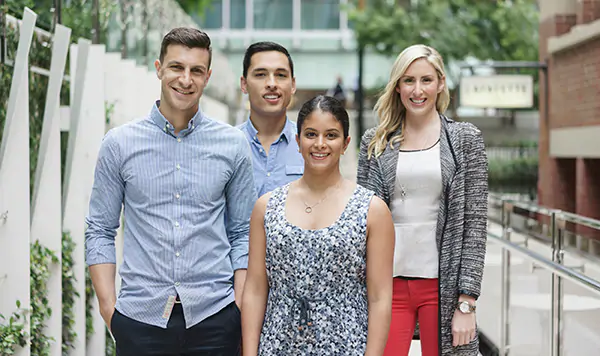
#> input picture Face Detection/people.jpg, 600 x 356 px
$ python W2_Project2_Face_Detect_Image.py
#> lines starting #> are read from the running program, lines starting #| are printed output that depends on the picture; after the words box and inside, x2 and y2 are one past the last pixel; in counts of white or black regions, pixels touching at a corner belong together
# -*- coding: utf-8 -*-
"""
Created on Fri Jun 26 23:03:32 2020

@author: idMoteb
"""

import cv2

# Load the cascade
face_cascade = cv2.CascadeClassifier('haarcascade_frontalface_default.xml')

# Read the input image
img = cv2.imread('people.jpg')
#> img is the input picture: shape (356, 600, 3); mean B, G, R 146.9, 151, 151.6

# Convert into grayscale
gray = cv2.cvtColor(img, cv2.COLOR_BGR2GRAY)
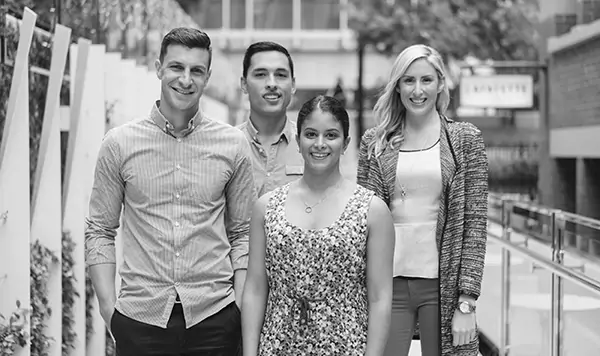
#> gray: shape (356, 600); min 0, max 255, mean 150.7

# Detect faces
faces = face_cascade.detectMultiScale(gray, 1.1, 4)
#> faces = [[391, 60, 54, 54], [241, 50, 61, 61], [292, 112, 58, 58], [154, 45, 64, 64]]

# Draw rectangle around the faces
for (x, y, w, h) in faces:
    cv2.rectangle(img, (x, y), (x + w, y + h), (255, 0, 0), 2)
#> this loop made 4 passes
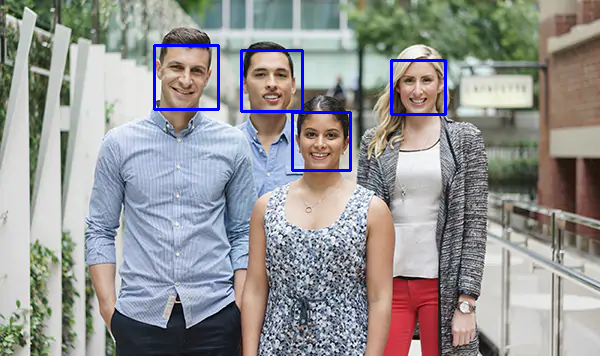
#> img: shape (356, 600, 3); 1.31% of pixels changed, all inside (x1, y1, x2, y2) = (153, 44, 447, 172)

# Display the output
cv2.imshow('img', img)
cv2.waitKey()

$ run again, with Face Detection/Face detection- image.JPG copied over Face Detection/people.jpg
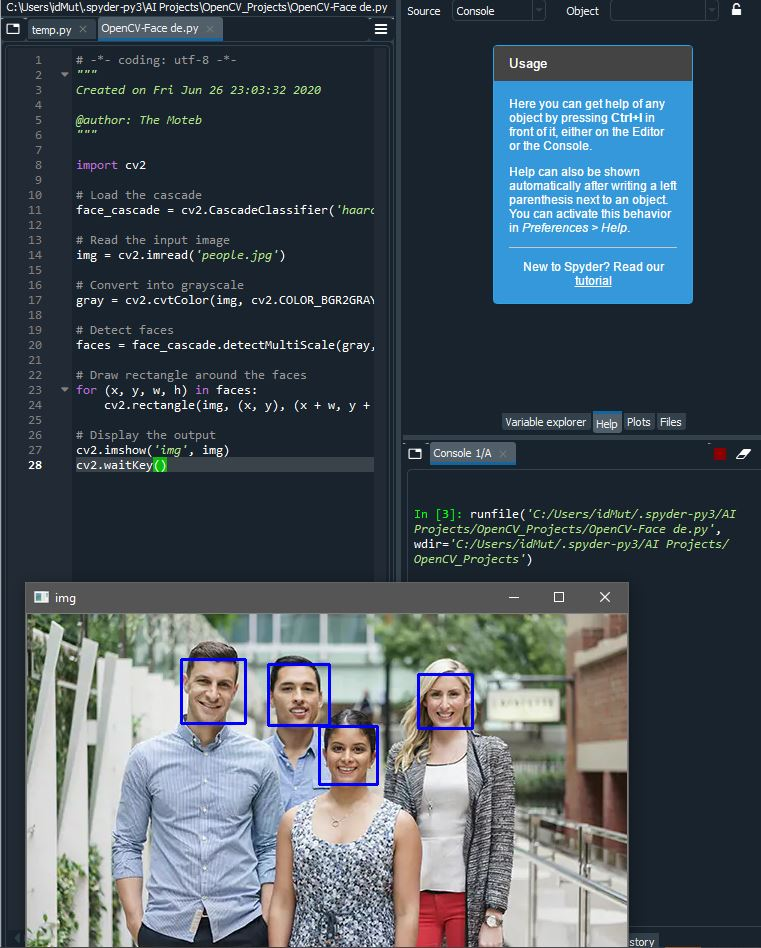
#> input picture Face Detection/Face detection- image.JPG, 761 x 948 px
#> img is the input picture: shape (948, 761, 3); mean B, G, R 91.1, 82.1, 70.4
#> `gray = cv2.cvtColor(img, cv2.COLOR_BGR2GRAY)`:
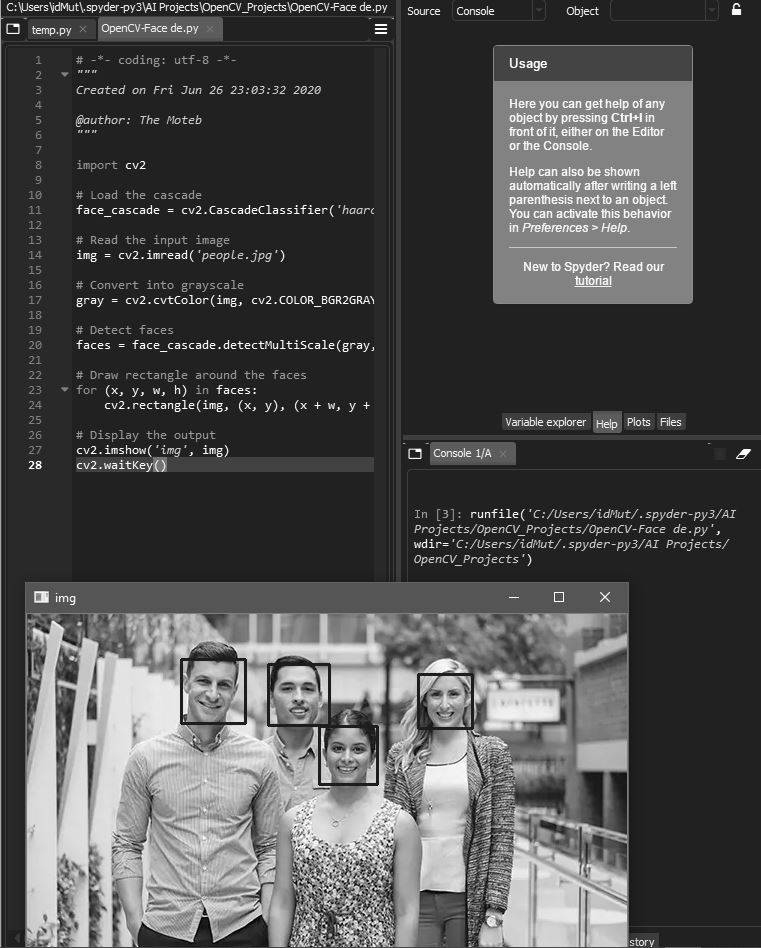
#> gray: shape (948, 761); min 0, max 255, mean 79.6
#> faces = [[268, 664, 60, 60], [417, 672, 56, 56], [320, 726, 56, 56], [183, 660, 61, 61]]
#> the loop `for (x, y, w, h) in faces:` made 4 passes
#> after the loop `for (x, y, w, h) in faces:`:
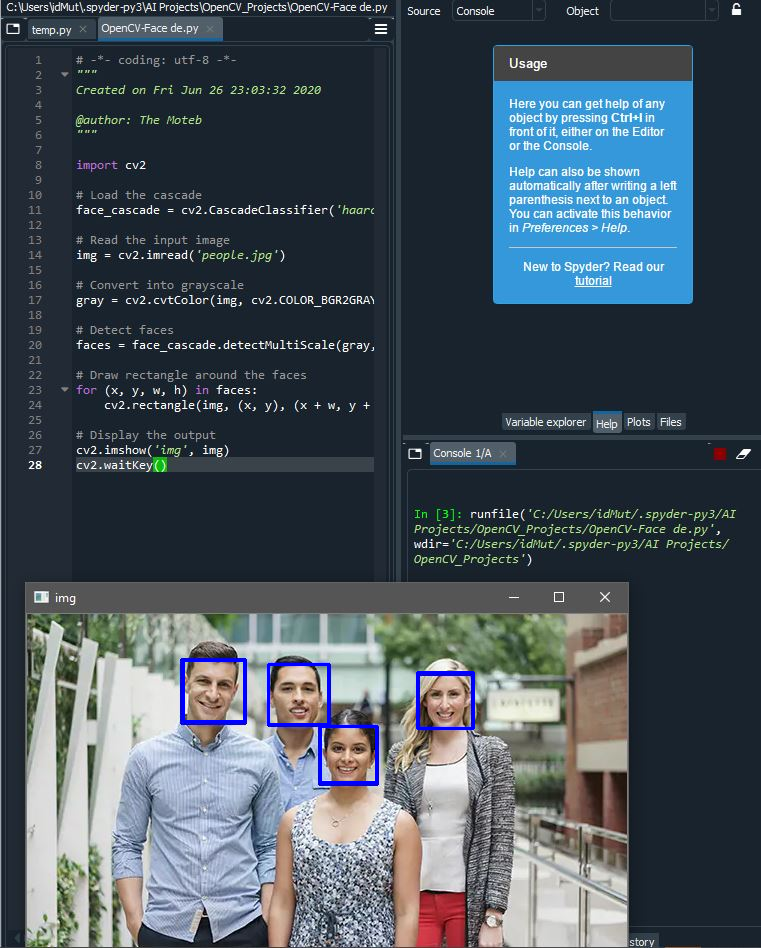
#> img: shape (948, 761, 3); 0.38% of pixels changed, all inside (x1, y1, x2, y2) = (182, 659, 475, 784)
